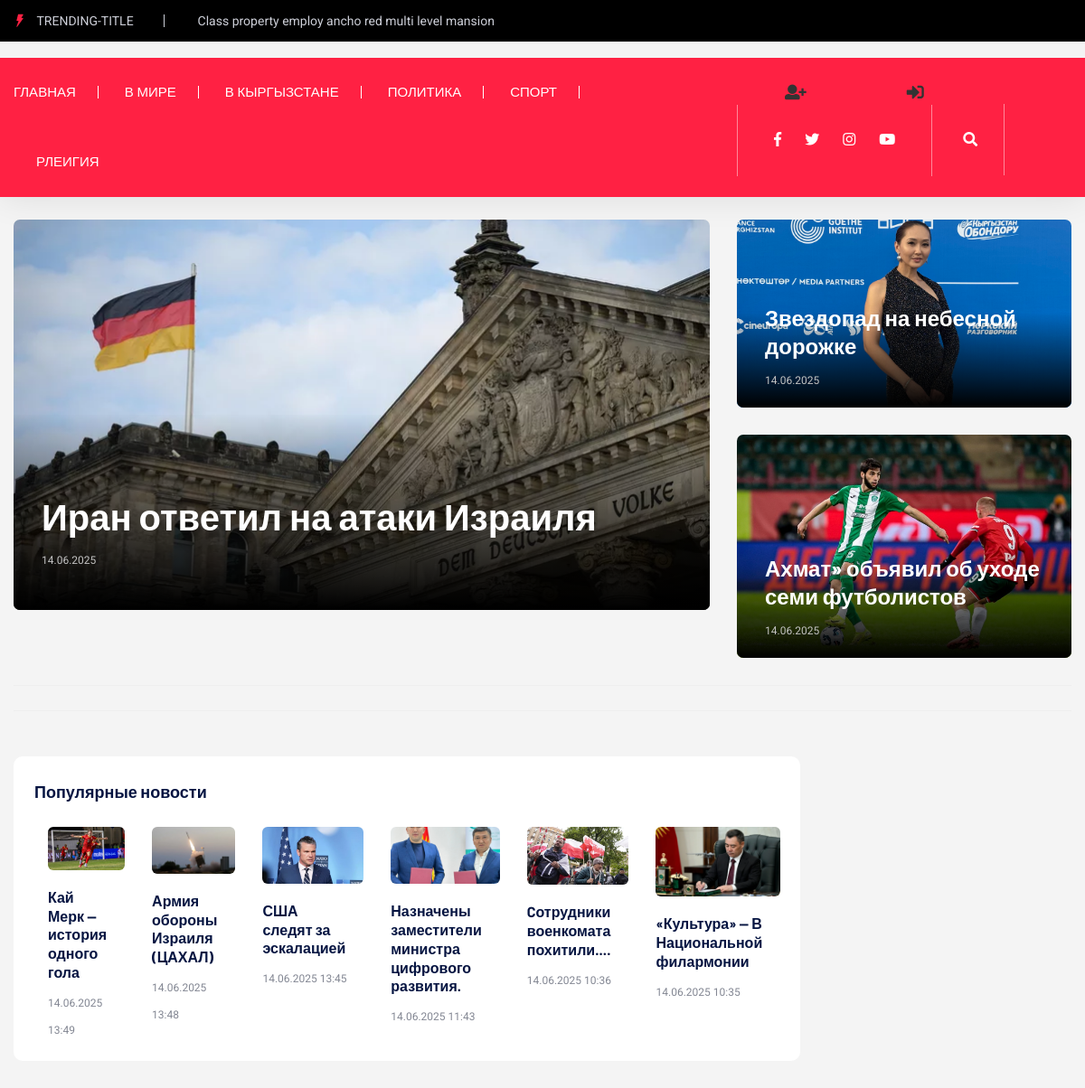
The page / on the database its author committed.
### main/models.py (models this page shows, shortened)
class Category(models.Model):
    name = models.CharField(max_length=100)
    slug = models.SlugField(unique=True, blank=True)

class NewsImage(models.Model):
    title = models.CharField(max_length=255)
    slug = models.SlugField(unique=True, blank=True, verbose_name='URL')
    image = models.ImageField(upload_to='news/', blank=True, null=True)
    description = models.TextField(max_length=1400, blank=True, null=True, verbose_name='Описание')
    created_at = models.DateTimeField(auto_now_add=True)

class NewsCulture(models.Model):
    title = models.CharField(max_length=255, verbose_name='Заголовок')
    slug = models.SlugField(unique=True, blank=True, verbose_name='URL')
    image = models.ImageField(upload_to='news/', blank=True, null=True, verbose_name='Изображение')
    published_date = models.DateTimeField(auto_now_add=True)
    description = models.TextField(max_length=1400, blank=True, null=True, verbose_name='Описание')

class NewsSport(models.Model):
    title = models.CharField(max_length=255, verbose_name='Заголовок')
    slug = models.SlugField(unique=True, blank=True, verbose_name='URL')
    image = models.ImageField(upload_to='news/', blank=True, null=True, verbose_name='Изображение')
    published_date = models.DateTimeField(auto_now_add=True)
    description = models.TextField(max_length=1400, blank=True, null=True, verbose_name='Описание')

class News(models.Model):
    title = models.CharField(max_length=255, verbose_name='Заголовок')
    slug = models.SlugField(unique=True, blank=True, verbose_name='URL')
    content = models.TextField(max_length=1400, verbose_name='Контент')
    image = models.ImageField(upload_to='news/', blank=True, null=True, verbose_name='Изображение')
    published_date = models.DateTimeField(auto_now_add=True)
    category = models.ForeignKey(Category, on_delete=models.CASCADE)

### main/views.py (the view)
# urls.py: path('', views.index, name='index'),
def index(request):
    newssport = NewsSport.objects.filter(slug__isnull=False).exclude(slug='').order_by('-published_date').first()
    newsculture = NewsCulture.objects.filter(slug__isnull=False).exclude(slug='').order_by('-published_date').first()
    newsimage = NewsImage.objects.filter(slug__isnull=False).exclude(slug='').order_by('-created_at')[:3]
    categories = Category.objects.all()
    news_list = News.objects.filter(slug__isnull=False).exclude(slug='').order_by('-published_date')[:7]
    return render(request, 'main/index.html', {
        'categories': categories,
        'news_list': news_list,
        'newsimage': newsimage,
        'newssport': newssport,
        'newsculture': newsculture
    })

### main/templates/main/index.html (shortened to what this page needs)
{% extends 'main/base.html' %}
{% load static %}
{% block content %}
<main>
     <div class="trending-area fix pt-25 gray-bg">
        <div class="container">
            <div class="trending-main">
                <div class="row">
                    <div class="col-lg-8">
                        <div class="slider-active">
                            {% for newss in newsimage %}
                            <div class="single-slider">
                                <div class="trending-top mb-30">
                                    <div class="trend-top-img">
                                        <img src="{{ newss.image.url }}" alt="">
                                        <div class="trend-top-cap">
                                            <h2><a href="{% url 'main:news_detail' slug=newss.slug %}" data-animation="fadeInUp" data-delay=".4s" data-duration="1000ms">{{ newss.title }}</a></h2>
                                            <p data-animation="fadeInUp" data-delay=".6s" data-duration="1000ms">{{ newss.created_at|date:"d.m.Y" }}</p>
                                        </div>
                                    </div>
                                </div>
                            </div>
                            {% endfor %}
                        </div>
                    </div>
                    <div class="col-lg-4">
                        <div class="row">
                            <div class="col-lg-12 col-md-6 col-sm-6">
                                {% if newsculture %}
                                <div class="trending-top mb-30">
                                    <div class="trend-top-img">
                                        <img src="{{ newsculture.image.url }}" alt="">
                                        <div class="trend-top-cap trend-top-cap2">
                                            <h2><a href="{% url 'main:news_detail' slug=newsculture.slug %}">{{ newsculture.title }}</a></h2>
                                            <p>{{ newsculture.published_date|date:"d.m.Y" }}</p>
                                        </div>
                                    </div>
                                </div>
                                {% endif %}
                            </div>
                            <div class="col-lg-12 col-md-6 col-sm-6">
                                {% if newssport %}
                                <div class="trending-top mb-30">
                                    <div class="trend-top-img">
                                        <img src="{{ newssport.image.url }}" alt="">
                                        <div class="trend-top-cap trend-top-cap2">
                                            <h2><a href="{% url 'main:news_detail' slug=newssport.slug %}">{{ newssport.title }}</a></h2>
                                            <p>{{ newssport.published_date|date:"d.m.Y" }}</p>
                                        </div>
                                    </div>
                                </div>
                                {% endif %}
                            </div>
                        </div>
                    </div>
                </div>
            </div>
        </div>
    </div>
    <div class="trending-area fix pt-25 gray-bg">
        <div class="container">
            <div class="trending-main">
                <div class="row">
                    <div class="col-lg-8">
                        </div>
                    </div>
                    <div class="col-lg-4">
                    </div>
                </div>
            </div>
        </div>
    <div class="weekly2-news-area pt-50 pb-30 gray-bg">
        <div class="container">
            <div class="weekly2-wrapper">
                <div class="row">
                    <div class="col-lg-9">
                        <div class="slider-wrapper">
                            <div class="row">
                                <div class="col-lg-12">
                                    <div class="small-tittle mb-30">
                                        <h4>Популярные новости</h4>
                                    </div>
                                </div>
                            </div>
                            <div class="row">
                                <div class="col-lg-12">
                                    <div class="weekly2-news-active d-flex">
                                         {% for news in news_list %}
                                        <div class="weekly2-single">
                                            <div class="weekly2-img">
                                                {% if news.image %}
                                                <img src="{{ news.image.url }}" alt="{{ news.title }}">
                                                {% else %}
                                                  <img src="/static/images/default.jpg" alt="Без изображения">
                                                {% endif %}
                                            </div>
                                            <div class="weekly2-caption">
                                                {% if news.slug %}
                                                <h4><a href="{% url 'main:news_detail' slug=news.slug %}">{{ news.title }}</a></h4>
                                                {% else %}
                                                <h4>{{ news.title }}</h4>
                                                {% endif %}
                                               <p>{{ news.published_date|date:"d.m.Y H:i" }}</p>
                                            </div>
                                        </div>
                                        {% endfor %}
                                    </div>
                                </div>
                            </div>
                        </div>
                    </div>
                </div>
            </div>
        </div>
    </div>
</main>
{% endblock %}

### main/templates/main/base.html (shortened to what this page needs)
{% load static %}
<!doctype html>
<html class="no-js" lang="zxx">
<head>
    <link rel="stylesheet" href="https://cdnjs.cloudflare.com/ajax/libs/font-awesome/5.15.4/css/all.min.css">
    <link rel="stylesheet" href="{% static 'assets/css/bootstrap.min.css' %}">
    <link rel="stylesheet" href="{% static 'assets/css/owl.carousel.min.css' %}">
    <link rel="stylesheet" href="{% static 'assets/css/ticker-style.css' %}">
    <link rel="stylesheet" href="{% static 'assets/css/flaticon.css' %}">
    <link rel="stylesheet" href="{% static 'assets/css/slicknav.css' %}">
    <link rel="stylesheet" href="{% static 'assets/css/animate.min.css' %}">
    <link rel="stylesheet" href="{% static 'assets/css/magnific-popup.css' %}">
    <link rel="stylesheet" href="{% static 'assets/css/fontawesome-all.min.css' %}">
    <link rel="stylesheet" href="{% static 'assets/css/themify-icons.css' %}">
    <link rel="stylesheet" href="{% static 'assets/css/slick.css' %}">
    <link rel="stylesheet" href="{% static 'assets/css/nice-select.css' %}">
    <link rel="stylesheet" href="{% static 'assets/css/style.css' %}">
    <link rel="stylesheet" href="{% static 'assets/css/style.css' %}" href="https://cdnjs.cloudflare.com/ajax/libs/font-awesome/6.4.0/css/all.min.css">
</head>
<body>
    <div class="header-area">
        <div class="main-header">
            <div class="header-top black-bg d-none d-sm-block">
                <div class="container">
                    <div class="col-xl-12">
                        <div class="row d-flex justify-content-between align-items-center">
                            <div class="header-info-left">
                                <ul>
                                    <li class="title"><span class="flaticon-energy"></span> trending-title</li>
                                    <li>Class property employ ancho red multi level mansion</li>
                                </ul>
                            </div>
                        </div>
                    </div>
                </div>
            </div>
            <div class="header-mid gray-bg">
            </div>
            <div class="header-bottom header-sticky">
                <div class="container">
                    <div class="row align-items-center">
                        <div class="col-xl-8 col-lg-8 col-md-12 header-flex">
                            <div class="main-menu d-none d-md-block">
                                <nav>
                                    <ul>
                                        <li><a href="{% url 'main:index' %}">Главная</a></li>
                                        {% for cat in categories %}
                                        <li><a href="{% url 'main:category' cat.slug %}">{{ cat.name }}</a></li>
                                        {% endfor %}
                                    </ul>
                                </nav>
                            </div>
                        </div>
                        <div class="col-xl-4 col-lg-4 col-md-4">
                            <div class="header-right f-right d-none d-lg-block">
                                <div class="auth-buttons" style="display: inline-block; margin-right: 15px;">
    {% if user.is_authenticated %}
        <a href="{% url 'main:create_news' %}" class="btn btn-icon" title="Создать">
            <i class="fas fa-plus-circle"></i>
        </a>
        <a href="{% url 'user_app:logout' %}" class="btn btn-outline-light bg-danger text-white" title="Выход" style="padding: 6px 12px; border-radius: 5px;">
            <i class="fas fa-sign-out-alt me-1"></i> Выйти
        </a>
    {% else %}
        <a href="{% url 'user_app:register' %}" class="btn btn-icon" title="Регистрация">
            <i class="fas fa-user-plus"></i>
        </a>
        <a href="{% url 'user_app:login' %}" class="btn btn-icon" title="Вход">
            <i class="fas fa-sign-in-alt"></i>
        </a>
    {% endif %}
</div>
                                <ul class="header-social">
                                    <li><a href="https://www.fb.com/sai4ull"><i class="fab fa-facebook-f"></i></a></li>
                                    <li><a href="#"><i class="fab fa-twitter"></i></a></li>
                                    <li><a href="#"><i class="fab fa-instagram"></i></a></li>
                                    <li><a href="#"><i class="fab fa-youtube"></i></a></li>
                                </ul>
                                <div class="nav-search search-switch">
                                    <i class="fa fa-search"></i>
                                </div>
                            </div>
                        </div>
                        <div class="col-12">
                        </div>
                    </div>
                </div>
            </div>
        </div>
    </div>
    <main>
        {% block content %}
        {% endblock %}
    </main>

### main/templates/main/base.html (style rules this page uses)
.btn-icon { color: #333; font-size: 19px; padding: 5px 50px; margin: 0 3px; transition: all 0.3s ease; }
.auth-buttons { display: inline-block; vertical-align: middle; }

### rows shown on the page
Category: name "В МИРЕ"
Category: name "В КЫРГЫЗСТАНЕ"
Category: name "ПОЛИТИКА"
Category: name "СПОРТ"
Category: name "РЛЕИГИЯ"
NewsImage: image (picture), title "Иран ответил на атаки Израиля", created_at "14.06.2025"
NewsCulture: image (picture), title "Звездопад на небесной дорожке", published_date "14.06.2025"
NewsSport: image (picture), title "Ахмат» объявил об уходе семи футболистов", published_date "14.06.2025"
News: image (picture), title "Кай Мерк — история одного гола", published_date "14.06.2025 13:49"
News: image (picture), title "Армия обороны Израиля (ЦАХАЛ)", published_date "14.06.2025 13:48"
News: image (picture), title "США следят за эскалацией", published_date "14.06.2025 13:45"
News: image (picture), title "Назначены заместители министра цифрового развития.", published_date "14.06.2025 11:43"
News: image (picture), title "Cотрудники военкомата похитили....", published_date "14.06.2025 10:36"
News: image (picture), title "«Культура» — В Национальной филармонии", published_date "14.06.2025 10:35"
